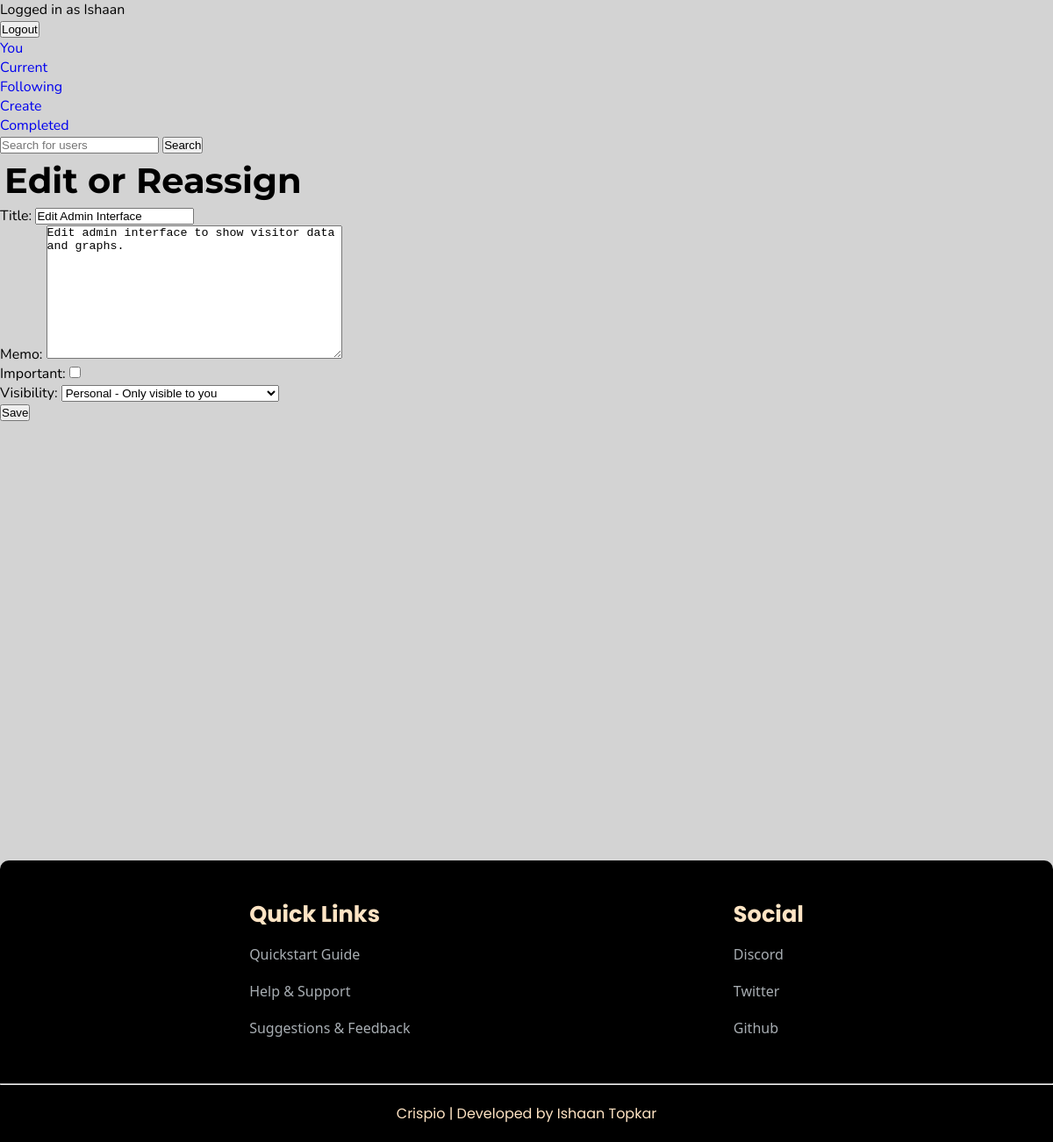
Screenshot of /todo/edit/19 (signed in) with the database file from the repository.
### crispApp/models.py (models this page shows, shortened)
class Todo(models.Model):
    title = models.CharField(max_length=100)
    memo = models.TextField(blank=True)
    visibility_choices = [
        ('Private', 'Personal - Only visible to you'),
        ('Exclusive', 'Exclusive - Send to selective followers'),
        ('Public', 'Public - Send to your followers'),
    ]
    visibility = models.CharField(max_length=9, choices=visibility_choices, default='Private')
    created = models.DateTimeField(auto_now_add=True)
    important = models.BooleanField(default=False)
    author = models.ForeignKey(UserProfile, on_delete=models.CASCADE, related_name='author')
    submitters = models.ManyToManyField(UserProfile, through='Submission')
    send_to = models.ManyToManyField(UserProfile, related_name='send_to')

### crispApp/views.py (the view, shortened to what this page needs)
# urls.py: path('todo/edit/<int:todo_id>', views.edittodo, name="edittodo"),
@login_required #Profile needed
def edittodo(request, todo_id):
    try:
        profile = UserProfile.objects.get(user=request.user)
    except ObjectDoesNotExist:
        return redirect ('userProfile:createprofile')
    todo1 = get_object_or_404(Todo, pk=todo_id, author=profile)
    if request.method=="GET":
        form = TodoForm(instance=todo1)
        return render (request, 'todoApp/edittodo.html', {'todo':todo1,'form':form})

### crispApp/forms.py
class TodoForm(ModelForm):
     class Meta:
          model = Todo
          fields = ['title', 'memo', 'important','visibility']
          widgets = {
            'complete_by': DateInput(attrs={'type': 'date'}),
          }

### crispApp/templates/todoApp/edittodo.html (shortened to what this page needs)
{% extends 'todoApp/base.html' %}
{% load static %}
     {% block content %}
     <h1 class="heading">Edit or Reassign</h1>
     <form method="POST">
          {{ form.as_p }}
     <button type="submit">
          Save
     </button>
     </form>
     {% endblock %}

### crispApp/templates/todoApp/base.html (shortened to what this page needs)
<!doctype html>
<html lang="en">
{% load static %}
<head>
     <link rel="stylesheet" href="{% static 'crispApp/Styling/styling.css' %}"/>
     <link rel="stylesheet" href="{% static 'crispApp/Styling/homepage.css' %}">
     <link rel="stylesheet" href="{% static 'crispApp/Styling/connect.css' %}">
     <link rel="stylesheet" href="{% static 'crispApp/Styling/mediaqueries.css' %}"/>
     <link href="https://cdn.jsdelivr.net/npm/remixicon@4.3.0/fonts/remixicon.css" rel="stylesheet"/>
</head>
     {% if user.is_authenticated %}
<body style="background-color: lightgrey;">
     Logged in as {{ user.first_name }}
     <form method="POST" action="{% url 'logoutuser' %}">
     <button type="SUBMIT">Logout</button>
     </form>
     <a href="{% url 'userProfile:viewself' %}">You</a><br>
     <a href="{% url 'currenttodos' %}">Current</a><br>
     <a href="{% url 'publictodos' 'following' %}">Following</a><br>
     <a href="{% url 'createtodos' %}">Create</a><br>
     <a href="{% url 'completedtodos' %}">Completed</a><br>
     <form method="GET" action="{% url 'userProfile:searchprofile' %}">
          <input type="search" placeholder="Search for users" name="userinput">
          <button type="submit">Search</button>
     </form>
     {% endif %}
     <div style="min-height: 100vh;">
          {% block content %}{% endblock %}
     </div>
     <footer>
          <div class="container">
              <div class="row">
                  <div class="footer-col">
                    <br>
                      <h4>Quick Links</h4>
                      <ul>
                          <li><a href="https://discord.com/channels/1299638257125949450/1299638257956425799/1299658402699415596">Quickstart Guide</a></li>
                          <li><a href="https://discord.gg/4mSrbPtQeV">Help & Support</a></li>
                          <li><a href="https://discord.gg/R3K2Em852x">Suggestions & Feedback</a></li>
                      </ul>
                  </div>
                    <div class="footer-col">
                         <br>
                    <h4>Social</h4>
                    <ul>
                         <li><a href="https://discord.gg/CVPWnkuDWN">Discord</a></li>
                         <li><a href="https://x.com/topCodegeek">Twitter</a></li>
                         <li><a href="https://github.com/topCodegeek">Github</a></li>
                    </ul>
                    </div>
               </div>
               <br>
              <hr>
              <div class="row">
                  <div class="col">
                      <p>Crispio | Developed by Ishaan Topkar</p>
                  </div>
              </div>
          </div>
      </footer>
</body>
</html>

### crispApp/static/crispApp/Styling/styling.css (style rules this page uses)
a { text-decoration: none; }
* { margin: 0; padding: 0; }
html { scroll-behavior: smooth; }
body { align-content: center; }
footer .container { border-top-left-radius: 10px; border-top-right-radius: 10px; background-color: black; }
.row { display: flex; justify-content:space-around; padding: 20px 100px; }
.footer-col ul { list-style: none; }
.footer-col h4 { color:bisque; margin-bottom: 5px; font-size: 1.6rem; position: relative; font-family: "Poppins", sans-serif; }
.footer-col ul li { padding: 10px 0; font-family:'Segoe UI', Tahoma, Geneva, Verdana, sans-serif; }
.footer-col ul li a { color:aliceblue; text-decoration: none; font-size: 1rem; opacity: 0.7; transition: 0.5s; }
.col p { text-align: center; color:bisque; font-family: "Poppins", sans-serif; }
.heading { margin: 5px; font-family: 'Montserrat'; font-size: 2.5rem; }

### crispApp/static/crispApp/Styling/homepage.css (style rules this page uses)
body { font-family: 'Nunito'; }

### rows the page displays
Todo: title "Edit Admin Interface", memo "Edit admin interface to show visitor data and graphs.", visibility "Personal - Only visible to you"

### other values shown
{{ user.first_name }} "Ishaan"
